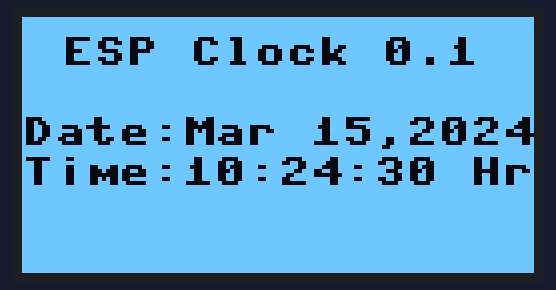
Simulated run of this program. Board: ESP32 board running MicroPython. Parts: 128×64 one-colour display. The clock reads 2024-03-15 10:24:30 at power-on unless the program sets it.

Above: at 0.1 s.
At 4.4 s:
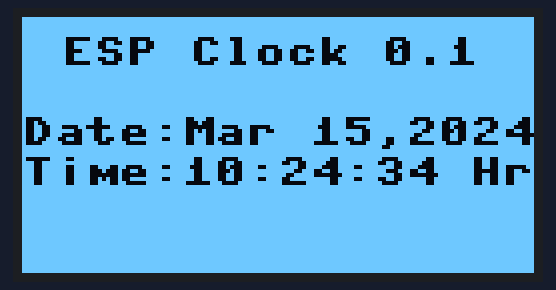
At 7.7 s:
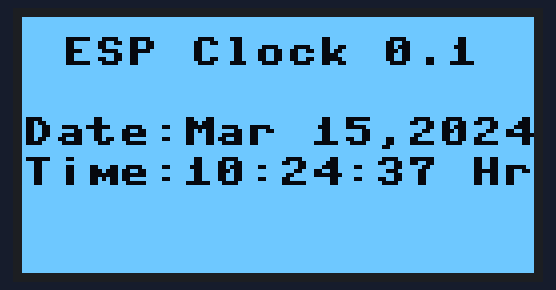
At 19.5 s:
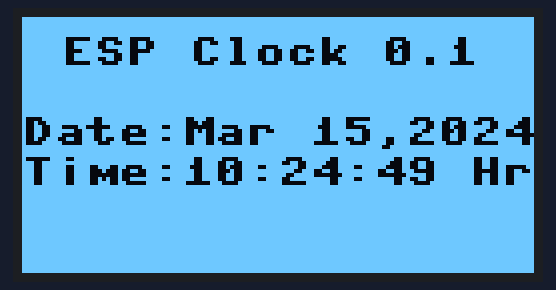
At 29.1 s:
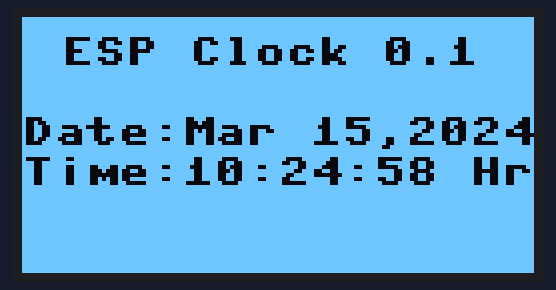
At 38.8 s:
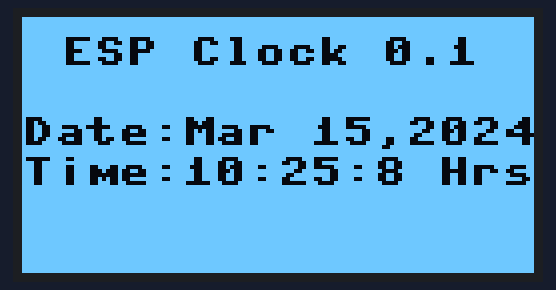

The program:

i2c_oled_display.py
```python
"""
MIT License

Copyright (c) 2022 ljnath

Permission is hereby granted, free of charge, to any person obtaining a copy
of this software and associated documentation files (the "Software"), to deal
in the Software without restriction, including without limitation the rights
to use, copy, modify, merge, publish, distribute, sublicense, and/or sell
copies of the Software, and to permit persons to whom the Software is
furnished to do so, subject to the following conditions:

The above copyright notice and this permission notice shall be included in all
copies or substantial portions of the Software.

THE SOFTWARE IS PROVIDED "AS IS", WITHOUT WARRANTY OF ANY KIND, EXPRESS OR
IMPLIED, INCLUDING BUT NOT LIMITED TO THE WARRANTIES OF MERCHANTABILITY,
FITNESS FOR A PARTICULAR PURPOSE AND NONINFRINGEMENT. IN NO EVENT SHALL THE
AUTHORS OR COPYRIGHT HOLDERS BE LIABLE FOR ANY CLAIM, DAMAGES OR OTHER
LIABILITY, WHETHER IN AN ACTION OF CONTRACT, TORT OR OTHERWISE, ARISING FROM,
OUT OF OR IN CONNECTION WITH THE SOFTWARE OR THE USE OR OTHER DEALINGS IN THE
SOFTWARE.

Micropython code to display text on a 128x68 OLED display over I2C

Author: Lakhya Jyoti Nath
Date: September 2022

"""


from time import localtime, sleep

from ssd1306_oled_display import OledDisplayI2C


def main():
    """
    Driver function
    """
    oled_display = OledDisplayI2C(background_color=True)
    oled_display.init_display(scl=22, sda=21)

    # for i in range(80):
    #     oled_display.show_text(f'Hello world {i}')
    # return

    months = {
        1: 'Jan',
        2: 'Feb',
        3: 'Mar',
        4: 'Apr',
        5: 'May',
        6: 'Jun',
        7: 'Jul',
        8: 'Aug',
        9: 'Sep',
        10: 'Oct',
        11: 'Nov',
        12: 'Dec',
    }

    while True:
        current_time = localtime()
        oled_display.clear()
        oled_display.show_text('ESP Clock 0.1', x=10, y=5)
        oled_display.show_text(f'Date:{months.get(current_time[1])} {current_time[2]},{current_time[0]}', y=25)
        oled_display.show_text(f'Time:{current_time[3]}:{current_time[4]}:{current_time[5]} Hrs.', y=35)

        sleep(1)


if __name__ == '__main__':
    main()
```

ssd1306_oled_display.py
```python
"""
MIT License

Copyright (c) 2022 ljnath

Permission is hereby granted, free of charge, to any person obtaining a copy
of this software and associated documentation files (the "Software"), to deal
in the Software without restriction, including without limitation the rights
to use, copy, modify, merge, publish, distribute, sublicense, and/or sell
copies of the Software, and to permit persons to whom the Software is
furnished to do so, subject to the following conditions:

The above copyright notice and this permission notice shall be included in all
copies or substantial portions of the Software.

THE SOFTWARE IS PROVIDED "AS IS", WITHOUT WARRANTY OF ANY KIND, EXPRESS OR
IMPLIED, INCLUDING BUT NOT LIMITED TO THE WARRANTIES OF MERCHANTABILITY,
FITNESS FOR A PARTICULAR PURPOSE AND NONINFRINGEMENT. IN NO EVENT SHALL THE
AUTHORS OR COPYRIGHT HOLDERS BE LIABLE FOR ANY CLAIM, DAMAGES OR OTHER
LIABILITY, WHETHER IN AN ACTION OF CONTRACT, TORT OR OTHERWISE, ARISING FROM,
OUT OF OR IN CONNECTION WITH THE SOFTWARE OR THE USE OR OTHER DEALINGS IN THE
SOFTWARE.

Micropython extension script of SSD1306.py to interfact with OLED display both over I2C and SPI.
This script exposes additional functionalities like clearing of screen or a line.


Author: Lakhya Jyoti Nath
Date: September 2022

"""

import ssd1306
from machine import Pin, SoftI2C, SoftSPI


class OledDisplay:
    """
    OledDisplay for interacting with the 128x64 OLED display
    """

    def __init__(self, background_color=False, header_lines_to_retain: int = 0) -> None:
        """
        :param background_color: Boolean value representing is background should have color
        :param header_lines_to_retain: Integer value representing number of header lines that will be retained during scrolling
        """
        self.__oled_display = None
        self.__oled_width = None
        self.__oled_height = None

        self.__cursor_y = 0
        self.__text_height = 10                                 # text height is 10 pixel

        self.__text_color = 0 if background_color else 1        # if background_color is true, then there should not be any text color
        self.__fill_color = 1 if self.__text_color == 0 else 0  # fill color to clear screen is same as background color

        self.__header_lines = []
        self.__header_count = header_lines_to_retain

    def init_display(self, display, display_width, display_height):
        """
        Method to initalize the display where the variables are updated from the child classes
        """
        self.__oled_display = display
        self.__oled_height = display_height
        self.__oled_width = display_width

    def clear(self) -> None:
        """
        Method to clear the OLED display
        """
        # filling the display to simulate clearing of screen
        self.__oled_display.fill_rect(0, 0, self.__oled_width, self.__oled_height, self.__fill_color)
        self.__cursor_y = 0

    def clear_line(self, x: int, y: int) -> None:
        """
        Method to clear a horizontal line of text specified by postion x and y
        :param x: Int X-positon of the beginning of the line which needs to be cleared
        :param y: Int Y-positon of the beginning of the line which needs to be cleared
        """
        # filling the display from given position by a width on text-height as we need to clear a line
        self.__oled_display.fill_rect(x, y, self.__oled_width, self.__text_height, self.__fill_color)

    def show_text(self, text: str, x: int = 0, y: int = None, scroll: bool = True, ) -> None:
        """
        Method to display text on OLED display. Assuming all text will start from a new line, default value of X is set to 0
        :param text: String text to display
        :param x : Integer cursor X-position where the text should be displayed
        :param y : Integer cursor Y-position where the text should be displayed
        :param scroll: Boolean value indicating if the screen should scroll while displaying the new text
        """
        if self.__header_count > 0 and len(self.__header_lines) != self.__header_count:
            self.__header_lines.append(text)

        # using existing cursor position, if no position is passed
        if not y:
            y = self.__cursor_y

        if y >= self.__oled_height - self.__text_height:
            if scroll:
                # scroll text on Y-axis by text height
                self.__oled_display.scroll(0, self.__text_height * -1)
                y -= self.__text_height

                header_y_position = 0
                for _line in self.__header_lines:
                    self.clear_line(0, header_y_position)
                    self.__oled_display.text(_line, 0, header_y_position, self.__text_color)
                    header_y_position += self.__text_height

                # as the screen has been scrolled, there a few pixels of the last line, clearing the last line
                self.clear_line(0, y)
            else:
                # clearing screen when scoll is not set
                self.clear()
                y = 0

        # displaying input text
        self.__oled_display.text(text, x, y, self.__text_color)
        self.__oled_display.show()

        # updating y position of the cursor for the next line
        self.__cursor_y = y + self.__text_height


class OledDisplayI2C(OledDisplay):
    """
    OledDisplay for interacting with the 128x64 OLED display via I2C aka IIC
    """

    def __init__(self,  background_color=False, header_lines_to_retain: int = 0) -> None:
        """
        :param background_color: Boolean value representing is background should have color
        :param header_lines_to_retain: Integer value representing number of header lines that will be retained during scrolling
        """
        super().__init__(background_color, header_lines_to_retain)

    def init_display(self, scl: int, sda: int):
        """
        Method to initialize the display via IIC
        :param scl: Integer value IIC SCL pin number
        :param sda: Integer value IIC SDA pin number
        """
        scl_pin = Pin(scl)
        sda_pin = Pin(sda)

        # ESP32 Pin assignment
        i2c = SoftI2C(scl=scl_pin, sda=sda_pin)

        oled_width = 128
        oled_height = 64
        oled_display = ssd1306.SSD1306_I2C(oled_width, oled_height, i2c)

        super().init_display(oled_display, oled_width, oled_height)


class OledDisplaySPI(OledDisplay):
    """
    OledDisplay for interacting with the 128x64 OLED display via SPI
    """

    def __init__(self, background_color=False, header_lines_to_retain: int = 0) -> None:
        """
        :param background_color: Boolean value representing is background should have color
        :param header_lines_to_retain: Integer value representing number of header lines that will be retained during scrolling
        """
        super().__init__(background_color, header_lines_to_retain)

    def init_display(self, dc: int, rst: int, cs: int,  sck: int, mosi: int, miso: int = 12) -> None:
        """
        Method to initialize the display via SPI
        :param dc: Integer value SPI DC aka Data Command pin number
        :param rst: Integer value SPI RST aka RESET pin number
        :param cs: Integer value SPI CS aka Chip Select pin number
        :param sck: Integer value SPI SCK/D0 aka Clock pin number
        :param mosi: Integer value SPI MOSI/D1 aka Data pin number
        :param miso: Integer value SPI MISO pin number
        """
        baudrate_value = 500000
        polarity_value = 1
        phase_value = 0

        dc_pin = Pin(dc)
        rst_pin = Pin(rst)
        cs_pin = Pin(cs)
        sck_pin = Pin(sck)
        mosi_pin = Pin(mosi)
        miso_pin = Pin(miso)

        spi = SoftSPI(baudrate=baudrate_value,
                      polarity=polarity_value,
                      phase=phase_value,
                      sck=sck_pin,
                      mosi=mosi_pin,
                      miso=miso_pin)

        oled_width = 128
        oled_height = 64
        oled_display = ssd1306.SSD1306_SPI(oled_width, oled_height, spi, dc_pin, rst_pin, cs_pin)

        super().init_display(oled_display, oled_width, oled_height)
```

Measured:
- what the display in image 1 shows lasts 1.1 s, from 4.4 s to 5.5 s
